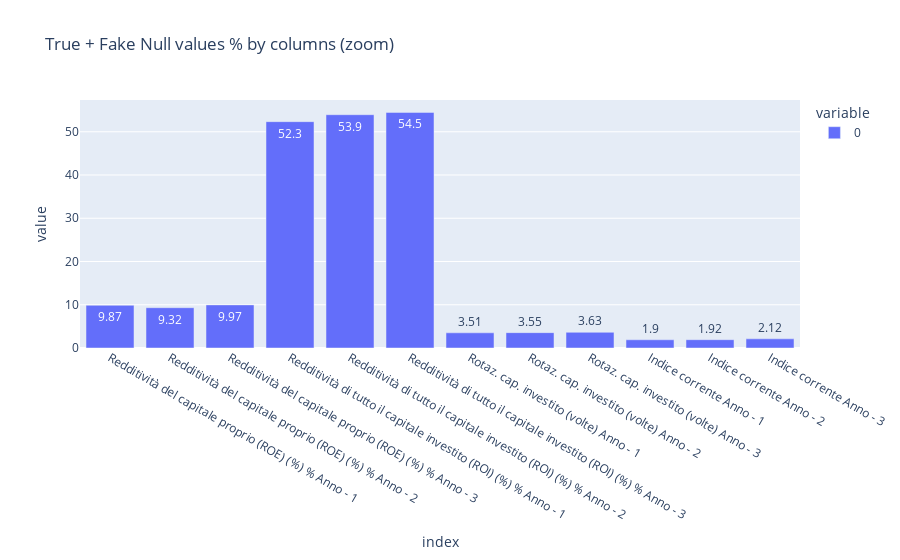

Notebook code cell kept with this figure:
### Code cell
px.bar(100*(df_fake_na[df_fake_na.columns[-15:-3]].isna().sum())/5096,text_auto=".3", title="True + Fake Null values % by columns (zoom)")

### Figure 1 — Plotly figure (JSON) as saved in the notebook; plotly's stock layout.template omitted (floating-point values rounded to 4 significant figures)
{"data": [{"alignmentgroup": "True", "hovertemplate": "variable=0<br>index=%{x}<br>value=%{y}<extra></extra>", "legendgroup": "0", "marker": {"color": "#636efa", "pattern": {"shape": ""}}, "name": "0", "offsetgroup": "0", "orientation": "v", "showlegend": true, "textposition": "auto", "texttemplate": "%{y:.3}", "type": "bar", "x": ["Redditività del capitale proprio (ROE) (%)\n%\nAnno - 1", "Redditività del capitale proprio (ROE) (%)\n%\nAnno - 2", "Redditività del capitale proprio (ROE) (%)\n%\nAnno - 3", "Redditività di tutto il capitale investito (ROI) (%)\n%\nAnno - 1", "Redditività di tutto il capitale investito (ROI) (%)\n%\nAnno - 2", "Redditività di tutto il capitale investito (ROI) (%)\n%\nAnno - 3", "Rotaz. cap. investito (volte)\nAnno - 1", "Rotaz. cap. investito (volte)\nAnno - 2", "Rotaz. cap. investito (volte)\nAnno - 3", "Indice corrente\nAnno - 1", "Indice corrente\nAnno - 2", "Indice corrente\nAnno - 3"], "xaxis": "x", "y": [9.87, 9.321, 9.969, 52.34, 53.94, 54.47, 3.513, 3.552, 3.63, 1.903, 1.923, 2.119], "yaxis": "y"}], "layout": {"barmode": "relative", "legend": {"title": {"text": "variable"}, "tracegroupgap": 0}, "title": {"text": "True + Fake Null values % by columns (zoom)"}, "xaxis": {"anchor": "y", "domain": [0, 1], "title": {"text": "index"}}, "yaxis": {"anchor": "x", "domain": [0, 1], "title": {"text": "value"}}}}
